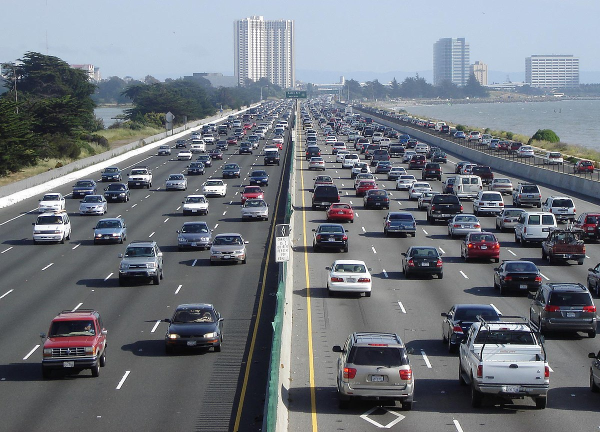
#> input picture Open+CV+Files/CONTENT FILES/highway.jpg, 1200 x 864 px (shown at 1/2 size)
$ jupyter execute --allow-errors '05 Flipping an image .ipynb'
#> lines starting #> are read from the running program, lines starting #| are printed output that depends on the picture
[cell 1]
import cv2

[cell 2]
img = cv2.imread("highway.jpg")
#> img is the input picture: shape (864, 1200, 3); mean B, G, R 126.9, 119.3, 113.9

[cell 3]
width = 600
height = 850
dim = (width , height)

resized = cv2.resize(img,dim)
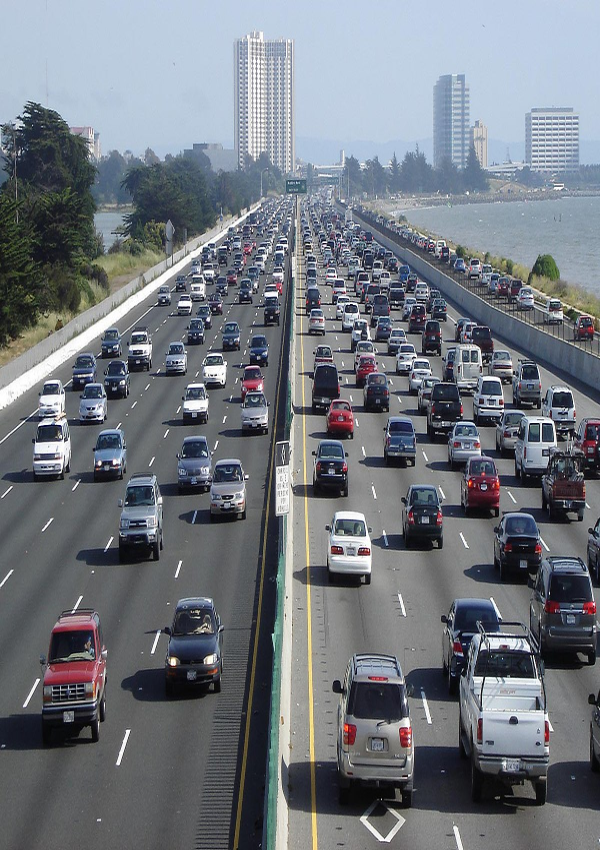
#> resized: shape (850, 600, 3); mean B, G, R 126.8, 119.1, 113.8

print('Size in bytes : ' , img.size)
#| Size in bytes :  3110400

[cell 4]
cv2.imshow('Original',resized)

# [5 lines of commented-out code are left out]

flip = cv2.flip(resized , -1)
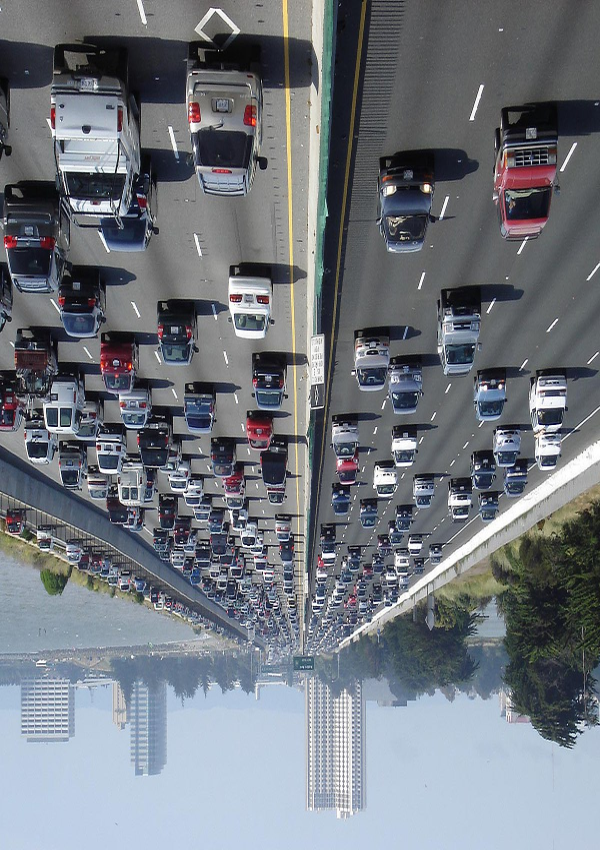
#> flip: shape (850, 600, 3); mean B, G, R 126.8, 119.1, 113.8
cv2.imshow(' Horizontal & Vertical ' , flip)

cv2.waitKey(0)
#> (the rest of this cell did not finish here and is left out)

$ run again, with Open+CV+Files/CONTENT FILES/bird.jpg copied over Open+CV+Files/CONTENT FILES/highway.jpg
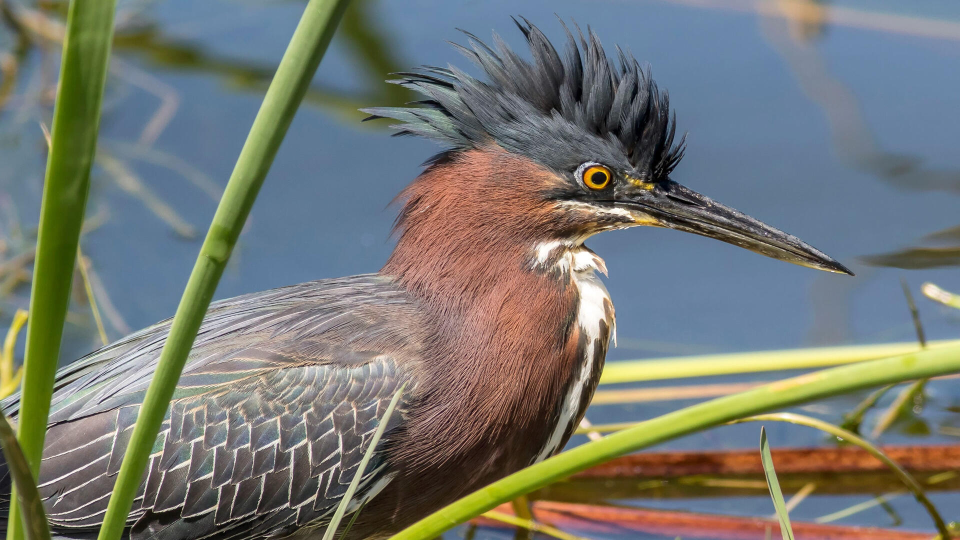
#> input picture Open+CV+Files/CONTENT FILES/bird.jpg, 1920 x 1080 px (shown at 1/2 size)
#> img is the input picture: shape (1080, 1920, 3); mean B, G, R 114.6, 120.1, 116.8
#> `resized = cv2.resize(img,dim)`:
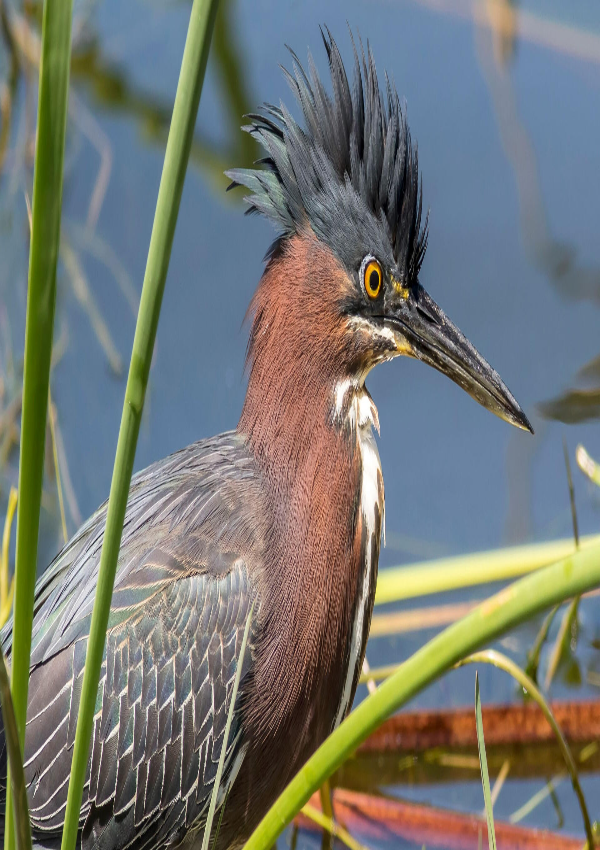
#> resized: shape (850, 600, 3); mean B, G, R 114.5, 120, 116.7
#| Size in bytes :  6220800
#> `flip = cv2.flip(resized , -1)`:
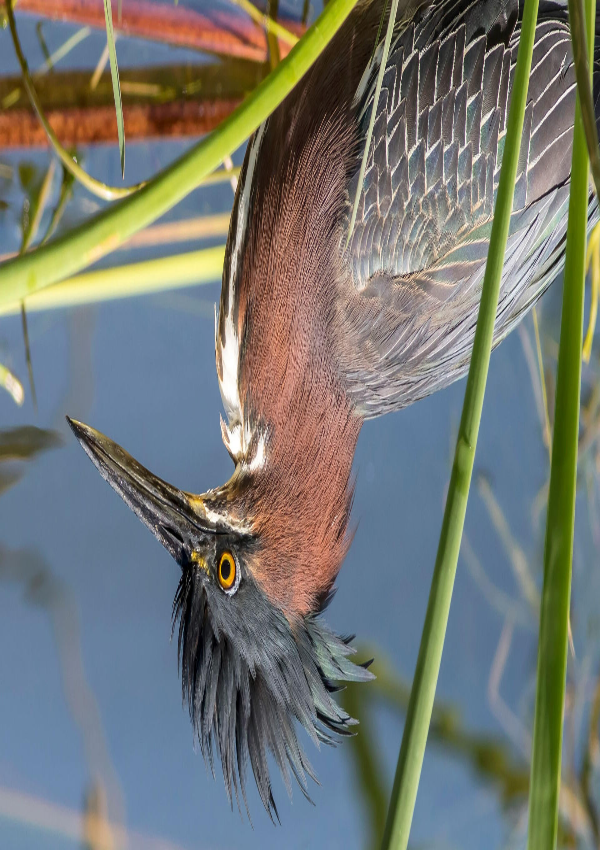
#> flip: shape (850, 600, 3); mean B, G, R 114.5, 120, 116.7

$ run again, with Open+CV+Files/CONTENT FILES/people.jpg copied over Open+CV+Files/CONTENT FILES/highway.jpg
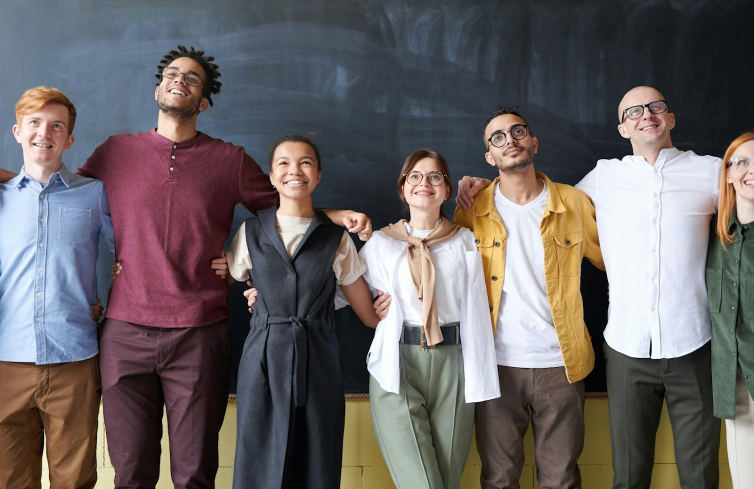
#> input picture Open+CV+Files/CONTENT FILES/people.jpg, 1507 x 977 px (shown at 1/2 size)
#> img is the input picture: shape (977, 1507, 3); mean B, G, R 100, 99.4, 105.6
#> `resized = cv2.resize(img,dim)`:
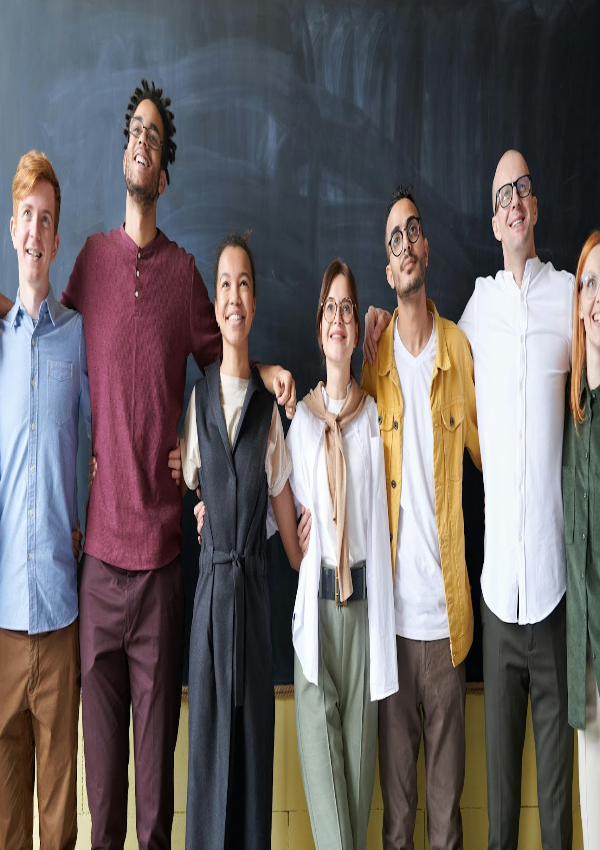
#> resized: shape (850, 600, 3); mean B, G, R 99.9, 99.3, 105.5
#| Size in bytes :  4417017
#> `flip = cv2.flip(resized , -1)`:
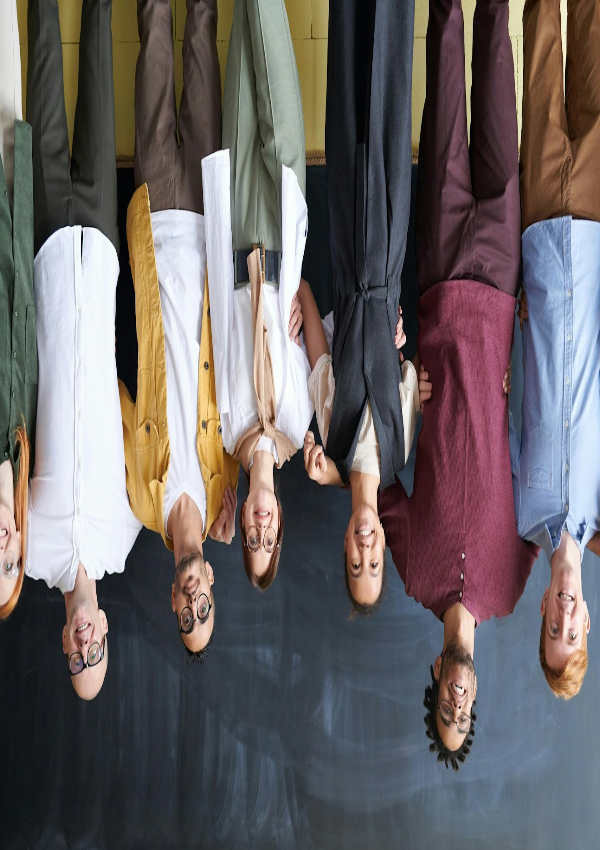
#> flip: shape (850, 600, 3); mean B, G, R 99.9, 99.3, 105.5
